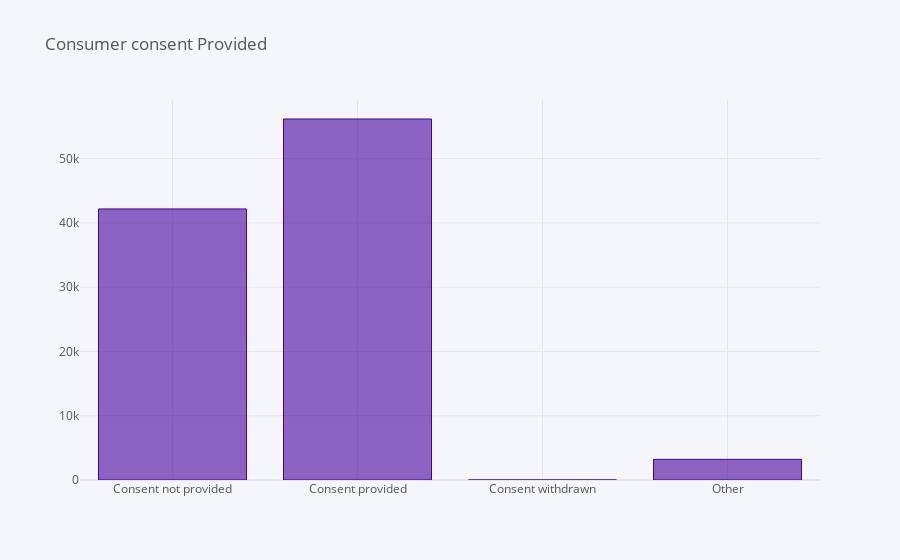

The notebook cell saved with this chart:
### Code cell
fig = plt.figure(figsize=(8,6))
complaints1.groupby('Consumer consent provided?')['Consumer consent provided?'].count().iplot(kind='bar',title='Consumer consent Provided',fontsize=2,color= '#46039f')
plt.show()

### Figure 1 — Plotly figure (JSON) as saved in the notebook; plotly's stock layout.template omitted (floating-point values rounded to 4 significant figures)
{"data": [{"marker": {"color": "rgba(70, 3, 159, 0.6)", "line": {"color": "rgba(70, 3, 159, 1.0)", "width": 1}}, "name": "Consumer consent provided?", "orientation": "v", "text": "", "type": "bar", "x": ["Consent not provided", "Consent provided", "Consent withdrawn", "Other"], "y": [42186, 56181, 2, 3211]}], "layout": {"legend": {"bgcolor": "#F5F6F9", "font": {"color": "#4D5663"}}, "paper_bgcolor": "#F5F6F9", "plot_bgcolor": "#F5F6F9", "title": {"font": {"color": "#4D5663"}, "text": "Consumer consent Provided"}, "xaxis": {"gridcolor": "#E1E5ED", "showgrid": true, "tickfont": {"color": "#4D5663"}, "title": {"font": {"color": "#4D5663"}, "text": ""}, "zerolinecolor": "#E1E5ED"}, "yaxis": {"gridcolor": "#E1E5ED", "showgrid": true, "tickfont": {"color": "#4D5663"}, "title": {"font": {"color": "#4D5663"}, "text": ""}, "zerolinecolor": "#E1E5ED"}}}
